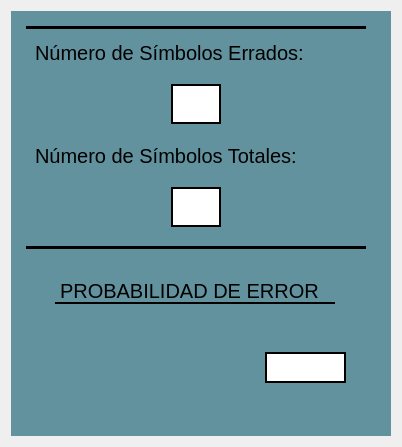
                <widget class="QWidget" name="tab_17">
                 <attribute name="title">
                  <string>Símbolos Errados</string>
                 </attribute>
                 <layout class="QGridLayout" name="gridLayout_84">
                  <item row="0" column="0">
                   <widget class="QFrame" name="frame_45">
                    <property name="minimumSize">
                     <size>
                      <width>380</width>
                      <height>425</height>
                     </size>
                    </property>
                    <property name="maximumSize">
                     <size>
                      <width>380</width>
                      <height>425</height>
                     </size>
                    </property>
                    <property name="styleSheet">
                     <string notr="true">QFrame{
	background-color: rgb(98, 146, 158);
	border: none;
}</string>
                    </property>
                    <property name="frameShape">
                     <enum>QFrame::StyledPanel</enum>
                    </property>
                    <property name="frameShadow">
                     <enum>QFrame::Raised</enum>
                    </property>
                    <layout class="QGridLayout" name="gridLayout_78">
                     <property name="leftMargin">
                      <number>0</number>
                     </property>
                     <item row="0" column="0">
                      <widget class="QFrame" name="frame_66">
                       <property name="minimumSize">
                        <size>
                         <width>340</width>
                         <height>223</height>
                        </size>
                       </property>
                       <property name="maximumSize">
                        <size>
                         <width>340</width>
                         <height>223</height>
                        </size>
                       </property>
                       <property name="styleSheet">
                        <string notr="true">QFrame{
border-top: 3px solid black;
border-bottom: 3px solid black
}</string>
                       </property>
                       <property name="frameShape">
                        <enum>QFrame::StyledPanel</enum>
                       </property>
                       <property name="frameShadow">
                        <enum>QFrame::Raised</enum>
                       </property>
                       <layout class="QGridLayout" name="gridLayout_83">
                        <item row="0" column="0">
                         <widget class="QLabel" name="label_75">
                          <property name="minimumSize">
                           <size>
                            <width>320</width>
                            <height>30</height>
                           </size>
                          </property>
                          <property name="maximumSize">
                           <size>
                            <width>320</width>
                            <height>30</height>
                           </size>
                          </property>
                          <property name="styleSheet">
                           <string notr="true">QLabel{
qproperty-alignment: AlignCenter;
font-size: 20px;
border: none;
}</string>
                          </property>
                          <property name="text">
                           <string>Número de Símbolos Errados:</string>
                          </property>
                         </widget>
                        </item>
                        <item row="1" column="0">
                         <widget class="QFrame" name="frame_23">
                          <property name="minimumSize">
                           <size>
                            <width>0</width>
                            <height>0</height>
                           </size>
                          </property>
                          <property name="styleSheet">
                           <string notr="true">QFrame{
border: none;
}</string>
                          </property>
                          <property name="frameShape">
                           <enum>QFrame::StyledPanel</enum>
                          </property>
                          <property name="frameShadow">
                           <enum>QFrame::Raised</enum>
                          </property>
                          <layout class="QGridLayout" name="gridLayout_79">
                           <property name="topMargin">
                            <number>1</number>
                           </property>
                           <property name="bottomMargin">
                            <number>1</number>
                           </property>
                           <item row="0" column="0">
                            <widget class="QLineEdit" name="leSimbErradosPe">
                             <property name="minimumSize">
                              <size>
                               <width>50</width>
                               <height>40</height>
                              </size>
                             </property>
                             <property name="maximumSize">
                              <size>
                               <width>50</width>
                               <height>40</height>
                              </size>
                             </property>
                             <property name="styleSheet">
                              <string notr="true">QLineEdit{
background-color: white;
border: 2px solid black;
font-color: black;
qproperty-alignment: AlignCenter;
font-size: 15px;
}</string>
                             </property>
                             <property name="text">
                              <string/>
                             </property>
                            </widget>
                           </item>
                          </layout>
                         </widget>
                        </item>
                        <item row="2" column="0">
                         <widget class="QLabel" name="label_78">
                          <property name="minimumSize">
                           <size>
                            <width>320</width>
                            <height>30</height>
                           </size>
                          </property>
                          <property name="maximumSize">
                           <size>
                            <width>320</width>
                            <height>30</height>
                           </size>
                          </property>
                          <property name="styleSheet">
                           <string notr="true">QLabel{
qproperty-alignment: AlignCenter;
font-size: 20px;
border: none;
background-color: transparent;
}</string>
                          </property>
                          <property name="text">
                           <string>Número de Símbolos Totales:</string>
                          </property>
                         </widget>
                        </item>
                        <item row="3" column="0">
                         <widget class="QFrame" name="frame_46">
                          <property name="minimumSize">
                           <size>
                            <width>0</width>
                            <height>0</height>
                           </size>
                          </property>
                          <property name="styleSheet">
                           <string notr="true">QFrame{
border: none;
}</string>
                          </property>
                          <property name="frameShape">
                           <enum>QFrame::StyledPanel</enum>
                          </property>
                          <property name="frameShadow">
                           <enum>QFrame::Raised</enum>
                          </property>
                          <layout class="QGridLayout" name="gridLayout_82">
                           <property name="topMargin">
                            <number>1</number>
                           </property>
                           <property name="bottomMargin">
                            <number>1</number>
                           </property>
                           <item row="0" column="0">
                            <widget class="QLineEdit" name="leSimbTotalesPe">
                             <property name="minimumSize">
                              <size>
                               <width>50</width>
                               <height>40</height>
                              </size>
                             </property>
                             <property name="maximumSize">
                              <size>
                               <width>50</width>
                               <height>40</height>
                              </size>
                             </property>
                             <property name="styleSheet">
                              <string notr="true">QLineEdit{
background-color: white;
border: 2px solid black;
font-color: black;
qproperty-alignment: AlignCenter;
font-size: 15px;
}</string>
                             </property>
                             <property name="text">
                              <string/>
                             </property>
                            </widget>
                           </item>
                          </layout>
                         </widget>
                        </item>
                       </layout>
                      </widget>
                     </item>
                     <item row="1" column="0">
                      <widget class="QFrame" name="frame_67">
                       <property name="minimumSize">
                        <size>
                         <width>330</width>
                         <height>160</height>
                        </size>
                       </property>
                       <property name="maximumSize">
                        <size>
                         <width>330</width>
                         <height>160</height>
                        </size>
                       </property>
                       <property name="frameShape">
                        <enum>QFrame::StyledPanel</enum>
                       </property>
                       <property name="frameShadow">
                        <enum>QFrame::Raised</enum>
                       </property>
                       <layout class="QGridLayout" name="gridLayout_80">
                        <item row="1" column="0">
                         <widget class="QFrame" name="frame_69">
                          <property name="minimumSize">
                           <size>
                            <width>320</width>
                            <height>85</height>
                           </size>
                          </property>
                          <property name="maximumSize">
                           <size>
                            <width>320</width>
                            <height>80</height>
                           </size>
                          </property>
                          <property name="frameShape">
                           <enum>QFrame::StyledPanel</enum>
                          </property>
                          <property name="frameShadow">
                           <enum>QFrame::Raised</enum>
                          </property>
                          <widget class="QLabel" name="label_105">
                           <property name="geometry">
                            <rect>
                             <x>10</x>
                             <y>10</y>
                             <width>211</width>
                             <height>71</height>
                            </rect>
                           </property>
                           <property name="styleSheet">
                            <string notr="true">QLabel{
qproperty-alignment: AlignLeft;
font-size: 15px;
border: none;
}</string>
                           </property>
                           <property name="text">
                            <string/>
                           </property>
                           <property name="pixmap">
                            <pixmap>Formulas Pe 2.png</pixmap>
                           </property>
                           <property name="scaledContents">
                            <bool>true</bool>
                           </property>
                          </widget>
                          <widget class="QLineEdit" name="lePeSimbErrados">
                           <property name="geometry">
                            <rect>
                             <x>230</x>
                             <y>30</y>
                             <width>81</width>
                             <height>31</height>
                            </rect>
                           </property>
                           <property name="styleSheet">
                            <string notr="true">QLineEdit{
background-color: white;
border: 2px solid black;
font-color: black;
qproperty-alignment: AlignCenter;
font-size: 15px;
}</string>
                           </property>
                           <property name="text">
                            <string/>
                           </property>
                          </widget>
                         </widget>
                        </item>
                        <item row="0" column="0">
                         <widget class="QFrame" name="frame_68">
                          <property name="minimumSize">
                           <size>
                            <width>320</width>
                            <height>30</height>
                           </size>
                          </property>
                          <property name="maximumSize">
                           <size>
                            <width>320</width>
                            <height>30</height>
                           </size>
                          </property>
                          <property name="frameShape">
                           <enum>QFrame::StyledPanel</enum>
                          </property>
                          <property name="frameShadow">
                           <enum>QFrame::Raised</enum>
                          </property>
                          <layout class="QGridLayout" name="gridLayout_81">
                           <property name="topMargin">
                            <number>1</number>
                           </property>
                           <property name="bottomMargin">
                            <number>1</number>
                           </property>
                           <item row="0" column="0">
                            <widget class="QLabel" name="label_103">
                             <property name="minimumSize">
                              <size>
                               <width>280</width>
                               <height>25</height>
                              </size>
                             </property>
                             <property name="maximumSize">
                              <size>
                               <width>280</width>
                               <height>25</height>
                              </size>
                             </property>
                             <property name="styleSheet">
                              <string notr="true">QLabel{
qproperty-alignment: AlignCenter;
font-size: 20px;
border: none;
border-bottom: 2px solid black;
}</string>
                             </property>
                             <property name="text">
                              <string>PROBABILIDAD DE ERROR</string>
                             </property>
                            </widget>
                           </item>
                          </layout>
                         </widget>
                        </item>
                       </layout>
                      </widget>
                     </item>
                    </layout>
                   </widget>
                  </item>
                 </layout>
                </widget>
